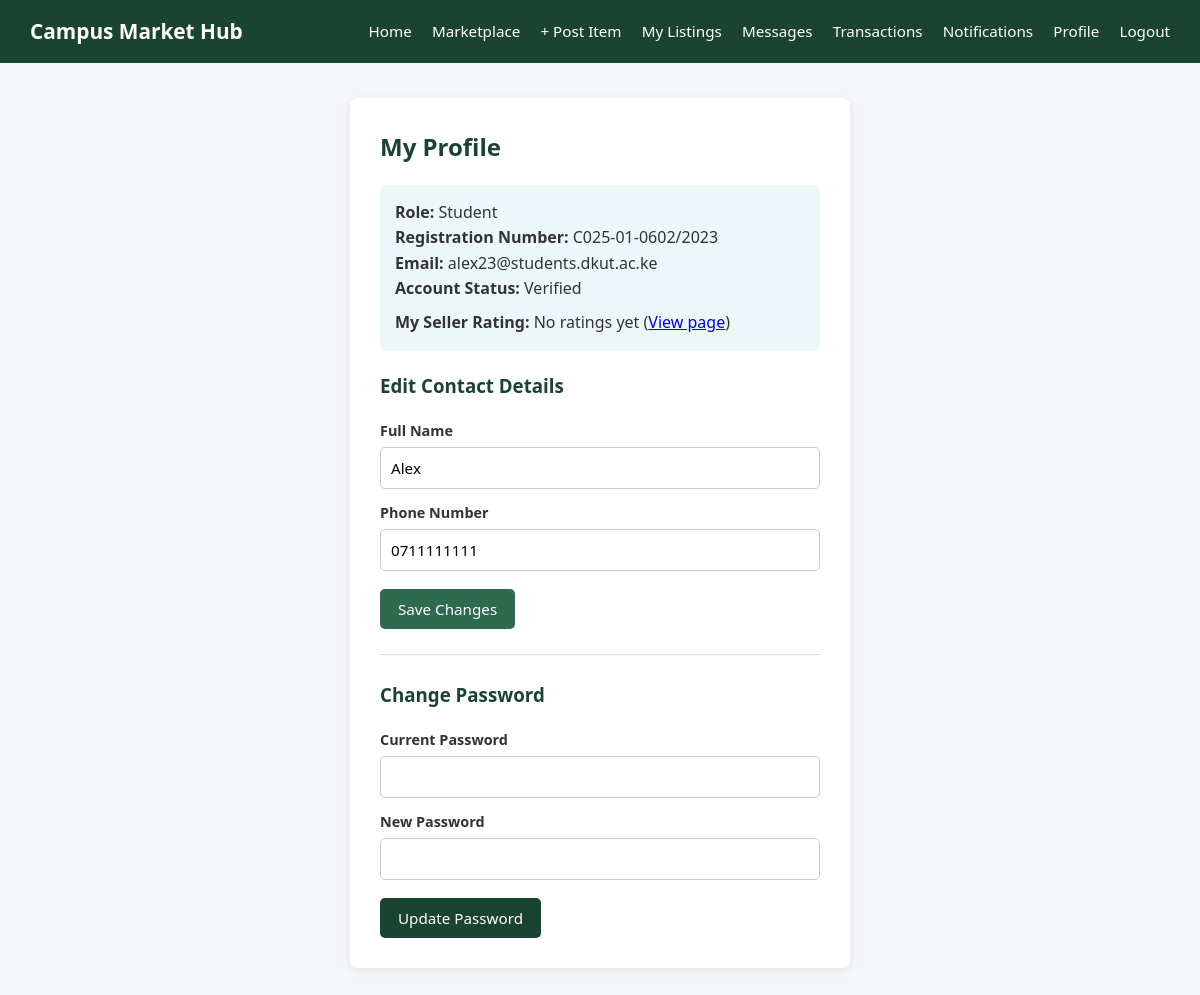
Screenshot of /profile.php (signed in) with the database file from the repository.
### tables this page shows
CREATE TABLE `users` (
  `user_id` int(11) NOT NULL,
  `full_name` varchar(100) NOT NULL,
  `reg_or_staff_no` varchar(50) NOT NULL,
  `email` varchar(100) NOT NULL,
  `phone_number` varchar(20) NOT NULL,
  `password` varchar(255) NOT NULL,
  `role` enum('student','admin') DEFAULT 'student',
  `student_id_card` varchar(255) DEFAULT NULL,
  `is_verified` tinyint(1) DEFAULT 0,
  `created_at` timestamp NOT NULL DEFAULT current_timestamp()
);

### profile.php (the view, shortened to what this page needs)
<?php
require_once 'config/db.php';
$user_id = (int)$_SESSION['user_id'];
$role    = $_SESSION['role'];
$stmt = $pdo->prepare("SELECT * FROM users WHERE user_id = ?");
$stmt->execute([$user_id]);
$user = $stmt->fetch();
$rev_stats = ['total_reviews' => 0, 'avg_rating' => 0];
if ($role === 'student') {
    $rev_stmt = $pdo->prepare("SELECT COUNT(*) as total_reviews, AVG(rating) as avg_rating FROM reviews WHERE seller_id = ?");
    $rev_stmt->execute([$user_id]);
    $rev_stats = $rev_stmt->fetch();
}
?>
<!DOCTYPE html>
<html lang="en">
<head>
    <link rel="stylesheet" href="assets/style.css">
</head>
<body>
<div class="navbar">
    <h1>Campus Market Hub <?= $role === 'admin' ? '| Admin Panel' : '' ?></h1>
    <div>
        <?php if ($role === 'admin'): ?>
            <a href="index.php">Home</a>
            <a href="admin_dashboard.php">Dashboard</a>
            <a href="admin_verify_students.php">Verify Students</a>
            <a href="admin_manage_products.php">Listings & Reports</a>
            <a href="notifications.php">Notifications</a>
            <a href="profile.php">Profile</a>
            <a href="logout.php">Logout</a>
        <?php else: ?>
            <a href="index.php">Home</a>
            <a href="student_dashboard.php">Marketplace</a>
            <a href="add_product.php">+ Post Item</a>
            <a href="my_listings.php">My Listings</a>
            <a href="messages.php">Messages</a>
            <a href="transactions.php">Transactions</a>
            <a href="notifications.php">Notifications</a>
            <a href="profile.php">Profile</a>
            <a href="logout.php">Logout</a>
        <?php endif; ?>
    </div>
</div>
<div class="container">
    <h2>My Profile</h2>
    <div style="background:#edf6f9; padding:15px; border-radius:6px; margin-bottom:20px;">
        <p><strong>Role:</strong> <?= ucfirst(htmlspecialchars($user['role'])) ?></p>
        <p><strong><?= $role === 'admin' ? 'Staff Number:' : 'Registration Number:' ?></strong> <?= htmlspecialchars($user['reg_or_staff_no']) ?></p>
        <p><strong>Email:</strong> <?= htmlspecialchars($user['email']) ?></p>
        <p><strong>Account Status:</strong> <?= $user['is_verified'] ? 'Verified' : 'Pending Verification' ?></p>
        <?php if ($role === 'student'): ?>
            <p style="margin-top:8px;">
                <strong>My Seller Rating:</strong>
                <?php if ($rev_stats['total_reviews'] > 0): ?>
                    <?= round($rev_stats['avg_rating'], 1) ?> / 5.0 &#9733;
                    (<a href="reviews.php?seller_id=<?= $user_id ?>">View my <?= $rev_stats['total_reviews'] ?> reviews</a>)
                <?php else: ?>
                    No ratings yet (<a href="reviews.php?seller_id=<?= $user_id ?>">View page</a>)
                <?php endif; ?>
            </p>
        <?php endif; ?>
    </div>
    <form method="POST">
        <h3>Edit Contact Details</h3>
        <label>Full Name</label>
        <input type="text" name="full_name" value="<?= htmlspecialchars($user['full_name']) ?>" required>
        <label>Phone Number</label>
        <input type="text" name="phone_number" value="<?= htmlspecialchars($user['phone_number']) ?>" required>
        <button type="submit" name="update_profile">Save Changes</button>
    </form>
    <hr style="margin: 25px 0; border: 0; border-top: 1px solid #ddd;">
    <form method="POST">
        <h3>Change Password</h3>
        <label>Current Password</label>
        <input type="password" name="current_password" required>
        <label>New Password</label>
        <input type="password" name="new_password" required>
        <button type="submit" name="change_password" style="background-color:#1b4332;">Update Password</button>
    </form>
</div>
</body>
</html>

### assets/style.css (style rules this page uses)
* { box-sizing: border-box; margin: 0; padding: 0; font-family: 'Segoe UI', Tahoma, Geneva, Verdana, sans-serif; }
body { background-color: #f4f6f9; color: #333; line-height: 1.6; }
.navbar { background-color: #1b4332; color: #fff; padding: 15px 30px; display: flex; justify-content: space-between; align-items: center; flex-wrap: wrap; }
.navbar h1 { font-size: 1.3rem; }
.navbar a { color: #fff; text-decoration: none; margin-left: 16px; font-size: 0.95rem; }
.container { max-width: 500px; margin: 35px auto; background: #fff; padding: 30px; border-radius: 8px; box-shadow: 0 2px 10px rgba(0, 0, 0, 0.08); }
h2, h3 { color: #1b4332; margin-bottom: 18px; }
label { display: block; margin-top: 12px; font-weight: 600; font-size: 0.9rem; }
input[type="text"], input[type="email"], input[type="password"], input[type="number"], input[type="file"], select, textarea { width: 100%; padding: 10px; margin-top: 5px; border: 1px solid #ccc; border-radius: 5px; font-size: 0.95rem; }
button, .btn { display: inline-block; background-color: #2d6a4f; color: #fff; border: none; padding: 10px 18px; margin-top: 18px; border-radius: 5px; cursor: pointer; font-size: 0.95rem; text-decoration: none; text-align: center; }

### rows the page displays
users: role "Student", reg_or_staff_no "C025-01-0602/2023", email "alex23@students.dkut.ac.ke", full_name "Alex", phone_number "0711111111"
